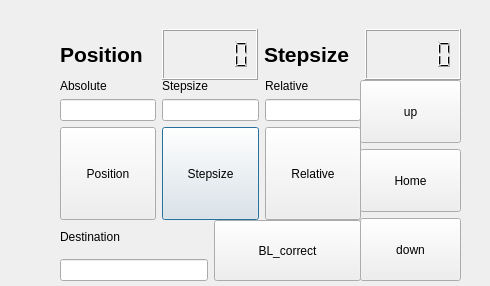
<?xml version="1.0" encoding="UTF-8"?>
<ui version="4.0">
 <class>Form</class>
 <widget class="QDialog" name="Form">
  <property name="geometry">
   <rect>
    <x>0</x>
    <y>0</y>
    <width>490</width>
    <height>286</height>
   </rect>
  </property>
  <property name="windowTitle">
   <string>Dialog</string>
  </property>
  <widget class="QWidget" name="gridLayoutWidget">
   <property name="geometry">
    <rect>
     <x>60</x>
     <y>79</y>
     <width>301</width>
     <height>141</height>
    </rect>
   </property>
   <layout class="QGridLayout" name="gridLayout">
    <item row="0" column="1">
     <widget class="QLabel" name="label_position">
      <property name="sizePolicy">
       <sizepolicy hsizetype="Expanding" vsizetype="Minimum">
        <horstretch>0</horstretch>
        <verstretch>0</verstretch>
       </sizepolicy>
      </property>
      <property name="text">
       <string>Absolute</string>
      </property>
     </widget>
    </item>
    <item row="1" column="2">
     <widget class="QLineEdit" name="lineEdit_stepsize"/>
    </item>
    <item row="1" column="1">
     <widget class="QLineEdit" name="lineEdit_absolute"/>
    </item>
    <item row="0" column="2">
     <widget class="QLabel" name="label_stepsize">
      <property name="text">
       <string>Stepsize</string>
      </property>
     </widget>
    </item>
    <item row="2" column="2">
     <widget class="QPushButton" name="pushButton_stepsize">
      <property name="sizePolicy">
       <sizepolicy hsizetype="Minimum" vsizetype="Expanding">
        <horstretch>0</horstretch>
        <verstretch>0</verstretch>
       </sizepolicy>
      </property>
      <property name="text">
       <string>Stepsize</string>
      </property>
     </widget>
    </item>
    <item row="2" column="1">
     <widget class="QPushButton" name="pushButton_absolute">
      <property name="sizePolicy">
       <sizepolicy hsizetype="Minimum" vsizetype="Expanding">
        <horstretch>0</horstretch>
        <verstretch>0</verstretch>
       </sizepolicy>
      </property>
      <property name="text">
       <string>Position</string>
      </property>
     </widget>
    </item>
    <item row="1" column="3">
     <widget class="QLineEdit" name="lineEdit_relative">
      <property name="sizePolicy">
       <sizepolicy hsizetype="Expanding" vsizetype="Minimum">
        <horstretch>0</horstretch>
        <verstretch>0</verstretch>
       </sizepolicy>
      </property>
     </widget>
    </item>
    <item row="0" column="3">
     <widget class="QLabel" name="label_relative">
      <property name="text">
       <string>Relative</string>
      </property>
     </widget>
    </item>
    <item row="2" column="3">
     <widget class="QPushButton" name="pushButton_relative">
      <property name="sizePolicy">
       <sizepolicy hsizetype="Minimum" vsizetype="Expanding">
        <horstretch>0</horstretch>
        <verstretch>0</verstretch>
       </sizepolicy>
      </property>
      <property name="text">
       <string>Relative</string>
      </property>
     </widget>
    </item>
   </layout>
  </widget>
  <widget class="QWidget" name="verticalLayoutWidget">
   <property name="geometry">
    <rect>
     <x>360</x>
     <y>80</y>
     <width>101</width>
     <height>201</height>
    </rect>
   </property>
   <layout class="QVBoxLayout" name="verticalLayout">
    <item>
     <widget class="QPushButton" name="pushButton_up">
      <property name="sizePolicy">
       <sizepolicy hsizetype="Minimum" vsizetype="Expanding">
        <horstretch>0</horstretch>
        <verstretch>0</verstretch>
       </sizepolicy>
      </property>
      <property name="text">
       <string>up</string>
      </property>
     </widget>
    </item>
    <item>
     <widget class="QPushButton" name="pushButton_home">
      <property name="sizePolicy">
       <sizepolicy hsizetype="Minimum" vsizetype="Expanding">
        <horstretch>0</horstretch>
        <verstretch>0</verstretch>
       </sizepolicy>
      </property>
      <property name="text">
       <string>Home</string>
      </property>
     </widget>
    </item>
    <item>
     <widget class="QPushButton" name="pushButton_down">
      <property name="sizePolicy">
       <sizepolicy hsizetype="Minimum" vsizetype="Expanding">
        <horstretch>0</horstretch>
        <verstretch>0</verstretch>
       </sizepolicy>
      </property>
      <property name="text">
       <string>down</string>
      </property>
     </widget>
    </item>
   </layout>
  </widget>
  <widget class="QWidget" name="horizontalLayoutWidget">
   <property name="geometry">
    <rect>
     <x>60</x>
     <y>220</y>
     <width>301</width>
     <height>61</height>
    </rect>
   </property>
   <layout class="QHBoxLayout" name="horizontalLayout">
    <item>
     <layout class="QVBoxLayout" name="verticalLayout_3">
      <item>
       <widget class="QLabel" name="label_BL">
        <property name="sizePolicy">
         <sizepolicy hsizetype="Preferred" vsizetype="MinimumExpanding">
          <horstretch>0</horstretch>
          <verstretch>0</verstretch>
         </sizepolicy>
        </property>
        <property name="text">
         <string>Destination</string>
        </property>
       </widget>
      </item>
      <item>
       <widget class="QLineEdit" name="lineEdit_dest"/>
      </item>
     </layout>
    </item>
    <item>
     <widget class="QPushButton" name="pushButton_BL">
      <property name="sizePolicy">
       <sizepolicy hsizetype="Expanding" vsizetype="Expanding">
        <horstretch>0</horstretch>
        <verstretch>0</verstretch>
       </sizepolicy>
      </property>
      <property name="text">
       <string>BL_correct</string>
      </property>
     </widget>
    </item>
   </layout>
  </widget>
  <widget class="QWidget" name="horizontalLayoutWidget_2">
   <property name="geometry">
    <rect>
     <x>60</x>
     <y>29</y>
     <width>401</width>
     <height>51</height>
    </rect>
   </property>
   <layout class="QHBoxLayout" name="horizontalLayout_2">
    <item>
     <widget class="QLabel" name="label_currentPosition">
      <property name="font">
       <font>
        <pointsize>16</pointsize>
        <weight>75</weight>
        <bold>true</bold>
       </font>
      </property>
      <property name="text">
       <string>Position</string>
      </property>
     </widget>
    </item>
    <item>
     <widget class="QLCDNumber" name="lcd_current">
      <property name="font">
       <font>
        <weight>75</weight>
        <bold>true</bold>
       </font>
      </property>
      <property name="smallDecimalPoint">
       <bool>true</bool>
      </property>
      <property name="value" stdset="0">
       <double>0.000000000000000</double>
      </property>
      <property name="intValue" stdset="0">
       <number>0</number>
      </property>
     </widget>
    </item>
    <item>
     <widget class="QLabel" name="label_currentStep">
      <property name="font">
       <font>
        <pointsize>16</pointsize>
        <weight>75</weight>
        <bold>true</bold>
       </font>
      </property>
      <property name="text">
       <string>Stepsize</string>
      </property>
     </widget>
    </item>
    <item>
     <widget class="QLCDNumber" name="lcd_step">
      <property name="font">
       <font>
        <weight>75</weight>
        <bold>true</bold>
       </font>
      </property>
      <property name="smallDecimalPoint">
       <bool>true</bool>
      </property>
      <property name="value" stdset="0">
       <double>0.000000000000000</double>
      </property>
      <property name="intValue" stdset="0">
       <number>0</number>
      </property>
     </widget>
    </item>
   </layout>
  </widget>
 </widget>
 <resources/>
 <connections/>
</ui>
